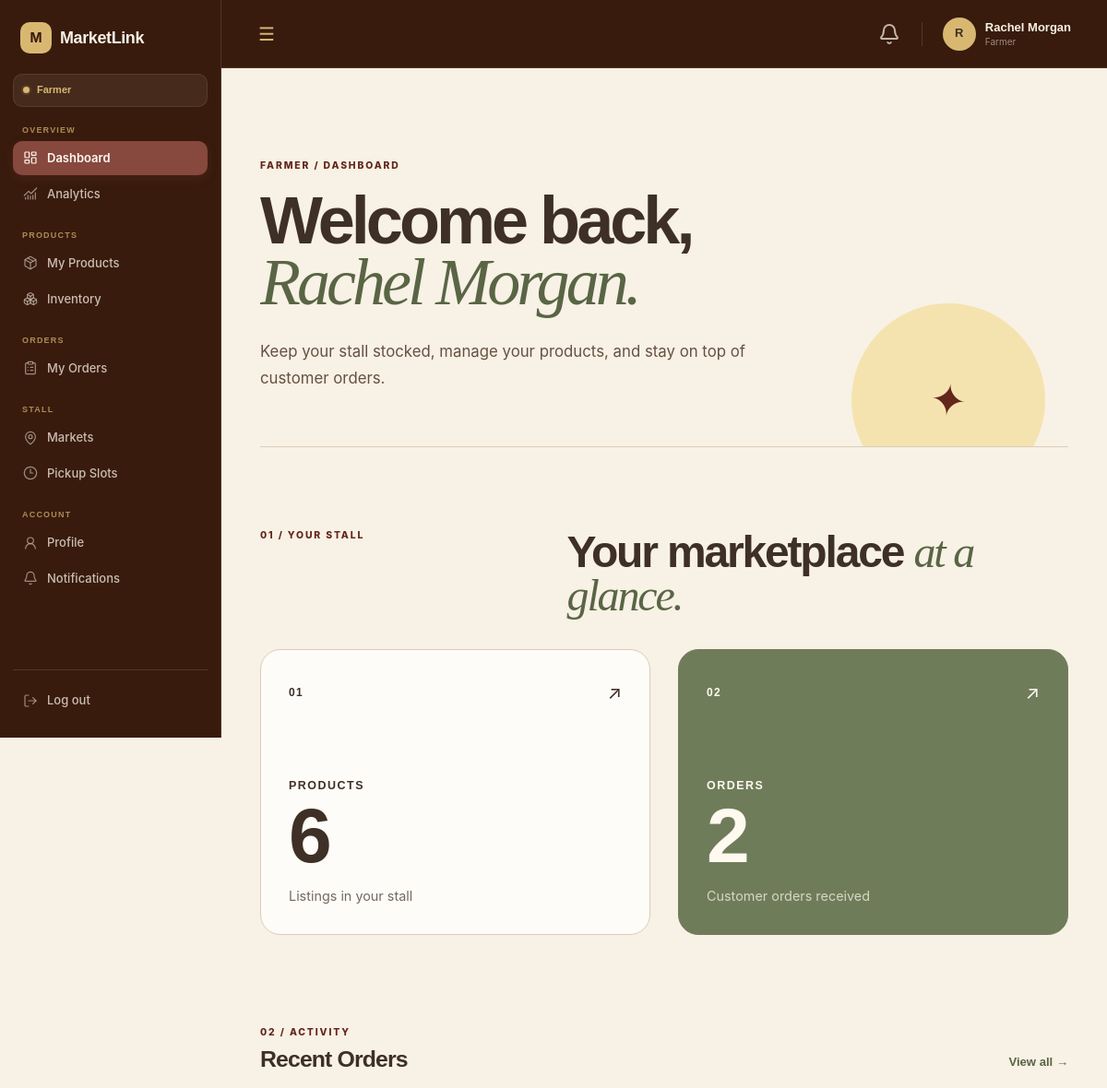
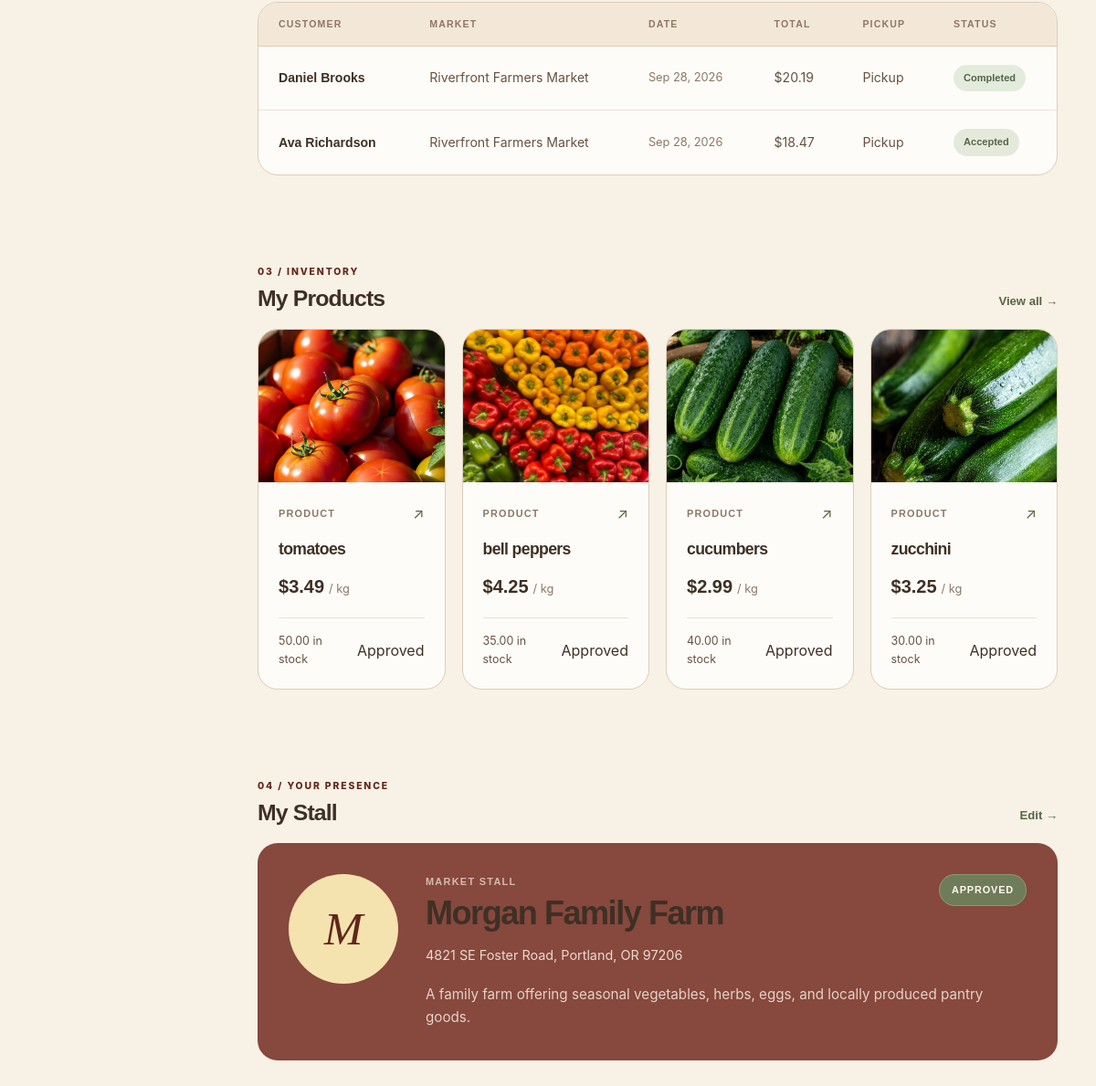
The page /farmer/dashboard.php (signed in) on the database its author committed (2 pictures, top to bottom).
### tables this page shows
CREATE TABLE `orders` (
  `id` int(10) UNSIGNED NOT NULL,
  `customer_id` int(10) UNSIGNED NOT NULL,
  `farmer_id` int(10) UNSIGNED NOT NULL,
  `market_id` int(10) UNSIGNED NOT NULL,
  `pickup_slot_id` int(10) UNSIGNED NOT NULL,
  `pickup_date` date DEFAULT NULL,
  `status` enum('pending','accepted','preparing','ready','completed','cancelled') NOT NULL DEFAULT 'pending',
  `subtotal` decimal(10,2) NOT NULL DEFAULT 0.00,
  `notes` text DEFAULT NULL,
  `created_at` timestamp NOT NULL DEFAULT current_timestamp(),
  `updated_at` timestamp NOT NULL DEFAULT current_timestamp() ON UPDATE current_timestamp()
);

CREATE TABLE `users` (
  `id` int(10) UNSIGNED NOT NULL,
  `name` varchar(100) NOT NULL,
  `email` varchar(150) NOT NULL,
  `password_hash` varchar(255) NOT NULL,
  `phone` varchar(30) DEFAULT NULL,
  `address` varchar(255) DEFAULT NULL,
  `role` enum('customer','farmer','admin') NOT NULL DEFAULT 'customer',
  `status` enum('active','inactive','suspended') NOT NULL DEFAULT 'active',
  `created_at` timestamp NOT NULL DEFAULT current_timestamp(),
  `updated_at` timestamp NOT NULL DEFAULT current_timestamp() ON UPDATE current_timestamp()
);

CREATE TABLE `markets` (
  `id` int(10) UNSIGNED NOT NULL,
  `name` varchar(150) NOT NULL,
  `description` text DEFAULT NULL,
  `address` varchar(255) NOT NULL,
  `latitude` decimal(10,8) DEFAULT NULL,
  `longitude` decimal(11,8) DEFAULT NULL,
  `opening_time` time DEFAULT NULL,
  `closing_time` time DEFAULT NULL,
  `operating_days` varchar(100) DEFAULT NULL,
  `map_provider` varchar(50) NOT NULL DEFAULT 'OpenStreetMap',
  `status` enum('active','inactive') NOT NULL DEFAULT 'active',
  `created_at` timestamp NOT NULL DEFAULT current_timestamp(),
  `updated_at` timestamp NOT NULL DEFAULT current_timestamp() ON UPDATE current_timestamp()
);

CREATE TABLE `products` (
  `id` int(10) UNSIGNED NOT NULL,
  `farmer_id` int(10) UNSIGNED NOT NULL,
  `category_id` int(10) UNSIGNED NOT NULL,
  `name` varchar(150) NOT NULL,
  `description` text DEFAULT NULL,
  `price` decimal(10,2) NOT NULL,
  `unit` varchar(50) NOT NULL,
  `stock_quantity` decimal(10,2) NOT NULL DEFAULT 0.00,
  `image` varchar(255) DEFAULT NULL,
  `is_available` tinyint(1) NOT NULL DEFAULT 1,
  `moderation_status` enum('pending','approved','rejected') NOT NULL DEFAULT 'approved',
  `moderation_reason` text DEFAULT NULL,
  `created_at` timestamp NOT NULL DEFAULT current_timestamp(),
  `updated_at` timestamp NOT NULL DEFAULT current_timestamp() ON UPDATE current_timestamp()
);

CREATE TABLE `farmers` (
  `id` int(10) UNSIGNED NOT NULL,
  `user_id` int(10) UNSIGNED NOT NULL,
  `stall_name` varchar(150) NOT NULL,
  `contact_person` varchar(100) DEFAULT NULL,
  `description` text DEFAULT NULL,
  `address` varchar(255) DEFAULT NULL,
  `latitude` decimal(10,8) DEFAULT NULL,
  `longitude` decimal(11,8) DEFAULT NULL,
  `approval_status` enum('pending','approved','rejected') NOT NULL DEFAULT 'pending',
  `created_at` timestamp NOT NULL DEFAULT current_timestamp(),
  `updated_at` timestamp NOT NULL DEFAULT current_timestamp() ON UPDATE current_timestamp()
);

### includes/functions.php (called while the page is built, shortened)
<?php
function e($value): string
{
    return htmlspecialchars(
        (string) $value,
        ENT_QUOTES,
        'UTF-8'
    );
}
function formatPrice(float|int $price): string
{
    return number_format($price, 2);
}
function formatDate(string $date): string
{
    return date('M d, Y', strtotime($date));
}

### includes/auth.php (called while the page is built, shortened)
<?php
function getUserId(): ?int
{
    return $_SESSION['user_id'] ?? null;
}

### farmer/dashboard.php (the view, shortened to what this page needs)
<?php
require_once __DIR__ . '/../includes/include.php';
$user_id = getUserId();
$farmer_id = $_SESSION['farmer_id'] ?? null;
$count_stmt = $conn->prepare("
    SELECT COUNT(*) AS total_products
    FROM products
    WHERE farmer_id = ?
");
$count_stmt->bind_param("i", $farmer_id);
$count_stmt->execute();
$count_result = $count_stmt->get_result();
$product_count = $count_result->fetch_assoc()['total_products'] ?? 0;
$count_stmt = $conn->prepare("
    SELECT COUNT(*) AS total_orders
    FROM orders
    WHERE farmer_id = ?
");
$count_stmt->bind_param("i", $farmer_id);
$count_stmt->execute();
$count_result = $count_stmt->get_result();
$order_count = $count_result->fetch_assoc()['total_orders'] ?? 0;
$stmt = $conn->prepare("
    SELECT
        id,
        stall_name,
        description,
        address,
        approval_status
    FROM farmers
    WHERE id = ? AND user_id = ?
    LIMIT 1
");
$stmt->bind_param("ii", $farmer_id, $user_id);
$stmt->execute();
$result = $stmt->get_result();
$farmer = $result->fetch_assoc();
$orders = [];
$stmt = $conn->prepare("
    SELECT
        o.id,
        u.name AS customer_name,
        m.name AS market_name,
        o.status,
        o.subtotal,
        o.created_at
    FROM orders o
    JOIN users u
        ON o.customer_id = u.id
    JOIN markets m
        ON o.market_id = m.id
    WHERE o.farmer_id = ?
    ORDER BY o.created_at DESC
    LIMIT 5
");
$stmt->bind_param("i", $farmer_id);
$stmt->execute();
$result = $stmt->get_result();
while ($row = $result->fetch_assoc()) {
    $orders[] = $row;
}
$products = [];
$stmt = $conn->prepare("
    SELECT
        p.id,
        p.name,
        p.price,
        p.unit,
        p.stock_quantity,
        p.image,
        p.is_available,
        p.moderation_status,
        p.created_at
    FROM products p
    WHERE p.farmer_id = ?
    ORDER BY p.created_at DESC
    LIMIT 4
");
$stmt->bind_param("i", $farmer_id);
$stmt->execute();
$result = $stmt->get_result();
while ($row = $result->fetch_assoc()) {
    $products[] = $row;
}
?>
<!DOCTYPE html>
<html lang="en">
<head>
    <link rel="stylesheet" href="../assets/css/base.css">
    <link rel="stylesheet" href="../assets/css/navbar.css">
    <link rel="stylesheet" href="../assets/css/sidebar.css">
    <link rel="stylesheet" href="../assets/css/dashboard.css">
</head>
<body>
    <?php include __DIR__ . '/../includes/navbar.php'; ?>
    <?php include __DIR__ . '/../includes/sidebar.php'; ?>
    <main class="main-content farmer-dashboard">
        <section class="farmer-dashboard-intro">
            <div>
                <span class="eyebrow">Farmer / Dashboard</span>
                <h1>
                    Welcome back,
                    <em><?= e($_SESSION['name'] ?? 'Farmer') ?>.</em>
                </h1>
                <p>
                    Keep your stall stocked, manage your products,
                    and stay on top of customer orders.
                </p>
            </div>
            <div class="farmer-dashboard-mark">
                ✦
            </div>
        </section>
        <section class="farmer-overview">
            <div class="farmer-overview-heading">
                <span class="eyebrow">01 / Your stall</span>
                <h2>
                    Your marketplace
                    <em>at a glance.</em>
                </h2>
            </div>
            <div class="farmer-stat-grid">
                <a href="products.php" class="farmer-stat-card farmer-stat-products">
                    <div class="farmer-stat-top">
                        <span class="farmer-stat-number">01</span>
                        <span class="farmer-stat-arrow">↗</span>
                    </div>
                    <div class="farmer-stat-content">
                        <span class="farmer-stat-label">Products</span>
                        <strong class="farmer-stat-value">
                            <?= (int) $product_count ?>
                        </strong>
                        <p>
                            Listings in your stall
                        </p>
                    </div>
                </a>
                <a href="orders.php" class="farmer-stat-card farmer-stat-orders">
                    <div class="farmer-stat-top">
                        <span class="farmer-stat-number">02</span>
                        <span class="farmer-stat-arrow">↗</span>
                    </div>
                    <div class="farmer-stat-content">
                        <span class="farmer-stat-label">Orders</span>
                        <strong class="farmer-stat-value">
                            <?= (int) $order_count ?>
                        </strong>
                        <p>
                            Customer orders received
                        </p>
                    </div>
                </a>
            </div>
        </section>
        <section class="dashboard-section farmer-orders-section">
            <div class="section-heading">
                <div>
                    <span class="eyebrow">02 / Activity</span>
                    <h2>Recent Orders</h2>
                </div>
                <a href="orders.php">
                    View all →
                </a>
            </div>
            <?php if (empty($orders)): ?>
                <div class="empty-state">
                    <h3>No orders yet</h3>
                    <p>
                        Customer orders will appear here once they place an order.
                    </p>
                </div>
            <?php else: ?>
                <div class="dashboard-table-wrapper">
                    <table class="dashboard-table">
                        <thead>
                            <tr>
                                <th>Customer</th>
                                <th>Market</th>
                                <th>Date</th>
                                <th>Total</th>
                                <th>Pickup</th>
                                <th>Status</th>
                            </tr>
                        </thead>
                        <tbody>
                            <?php foreach ($orders as $order): ?>
                                <tr>
                                    <td>
                                        <?= e($order['customer_name']) ?>
                                    </td>
                                    <td>
                                        <?= e($order['market_name']) ?>
                                    </td>
                                    <td>
                                        <?= formatDate($order['created_at']) ?>
                                    </td>
                                    <td>
                                        $<?= formatPrice($order['subtotal']) ?>
                                    </td>
                                    <td>
                                        Pickup
                                    </td>
                                    <td>
                                        <span
                                            class="order-status <?= e($order['status']) ?>"
                                        >
                                            <?= e(ucfirst($order['status'])) ?>
                                        </span>
                                    </td>
                                </tr>
                            <?php endforeach; ?>
                        </tbody>
                    </table>
                </div>
            <?php endif; ?>
        </section>
        <section class="dashboard-section farmer-products-section">
            <div class="section-heading">
                <div>
                    <span class="eyebrow">03 / Inventory</span>
                    <h2>My Products</h2>
                </div>
                <a href="products.php">
                    View all →
                </a>
            </div>
            <?php if (empty($products)): ?>
                <div class="empty-state">
                    <h3>No products yet</h3>
                    <p>
                        Add your first product to start selling.
                    </p>
                    <a href="add_product.php" class="btn btn-primary">
                        Add Product
                    </a>
                </div>
            <?php else: ?>
                <div class="farmer-product-grid">
                    <?php foreach ($products as $product): ?>
                        <a
                            href="edit_product.php?id=<?= (int) $product['id'] ?>"
                            class="farmer-product-card"
                        >
                            <div class="farmer-product-image">
                                <?php if (!empty($product['image'])): ?>
                                    <img
                                        src="../<?= e($product['image']) ?>"
                                        alt="<?= e($product['name']) ?>"
                                    >
                                <?php else: ?>
                                    <span>No image</span>
                                <?php endif; ?>
                            </div>
                            <div class="farmer-product-info">
                                <div class="farmer-product-top">
                                    <span class="farmer-product-label">
                                        Product
                                    </span>
                                    <span class="farmer-product-arrow">
                                        ↗
                                    </span>
                                </div>
                                <h3>
                                    <?= e($product['name']) ?>
                                </h3>
                                <div class="farmer-product-price">
                                    <strong>
                                        $<?= formatPrice($product['price']) ?>
                                    </strong>
                                    <span>
                                        / <?= e($product['unit']) ?>
                                    </span>
                                </div>
                                <div class="farmer-product-bottom">
                                    <span class="farmer-product-stock">
                                        <?= number_format((float) $product['stock_quantity'], 2) ?>
                                        in stock
                                    </span>
                                    <span
                                        class="product-status <?= e($product['moderation_status']) ?>"
                                    >
                                        <?= e(ucfirst($product['moderation_status'])) ?>
                                    </span>
                                </div>
                            </div>
                        </a>
                    <?php endforeach; ?>
                </div>
            <?php endif; ?>
        </section>
        <section class="dashboard-section farmer-stall-section">
            <div class="section-heading">
                <div>
                    <span class="eyebrow">04 / Your presence</span>
                    <h2>My Stall</h2>
                </div>
                <a href="edit_profile.php">
                    Edit →
                </a>
            </div>
            <?php if ($farmer): ?>
                <div class="farmer-stall-card">
                    <div class="farmer-stall-mark">
                        <?= strtoupper(substr($farmer['stall_name'], 0, 1)) ?>
                    </div>
                    <div class="farmer-stall-content">
                        <div class="farmer-stall-heading">
                            <div>
                                <span class="farmer-stall-label">
                                    Market stall
                                </span>
                                <h3>
                                    <?= e($farmer['stall_name']) ?>
                                </h3>
                            </div>
                            <span
                                class="farmer-approval <?= e($farmer['approval_status']) ?>"
                            >
                                <?= e(ucfirst($farmer['approval_status'])) ?>
                            </span>
                        </div>
                        <?php if (!empty($farmer['address'])): ?>
                            <p class="farmer-address">
                                <?= e($farmer['address']) ?>
                            </p>
                        <?php endif; ?>
                        <?php if (!empty($farmer['description'])): ?>
                            <p class="farmer-description">
                                <?= e($farmer['description']) ?>
                            </p>
                        <?php endif; ?>
                    </div>
                </div>
            <?php endif; ?>
        </section>
    </main>
</body>
</html>

### rows shown on the page
orders: customer.name "Daniel Brooks", market.name "Riverfront Farmers Market", created_at "Sep 28, 2026", subtotal "20.19", status "Completed"
orders: customer.name "Ava Richardson", market.name "Riverfront Farmers Market", created_at "Sep 28, 2026", subtotal "18.47", status "Accepted"
products: image+name (picture), name "tomatoes", price "3.49", unit "kg", stock_quantity "50.00", moderation_status "Approved"
products: image (picture), name "bell peppers", price "4.25", unit "kg", stock_quantity "35.00", moderation_status "Approved"
products: image+name (picture), name "cucumbers", price "2.99", unit "kg", stock_quantity "40.00", moderation_status "Approved"
products: image+name (picture), name "zucchini", price "3.25", unit "kg", stock_quantity "30.00", moderation_status "Approved"
farmers: stall_name "M", stall_name "Morgan Family Farm", approval_status "APPROVED", address "4821 SE Foster Road, Portland, OR 97206", description "A family farm offering seasonal vegetables, herbs, eggs, and locally produced pantry goods."

### other values the page prints
$_SESSION['name'] "Rachel Morgan"
$_SESSION['role'] "Farmer"
$product_count "6"
$order_count "2"
